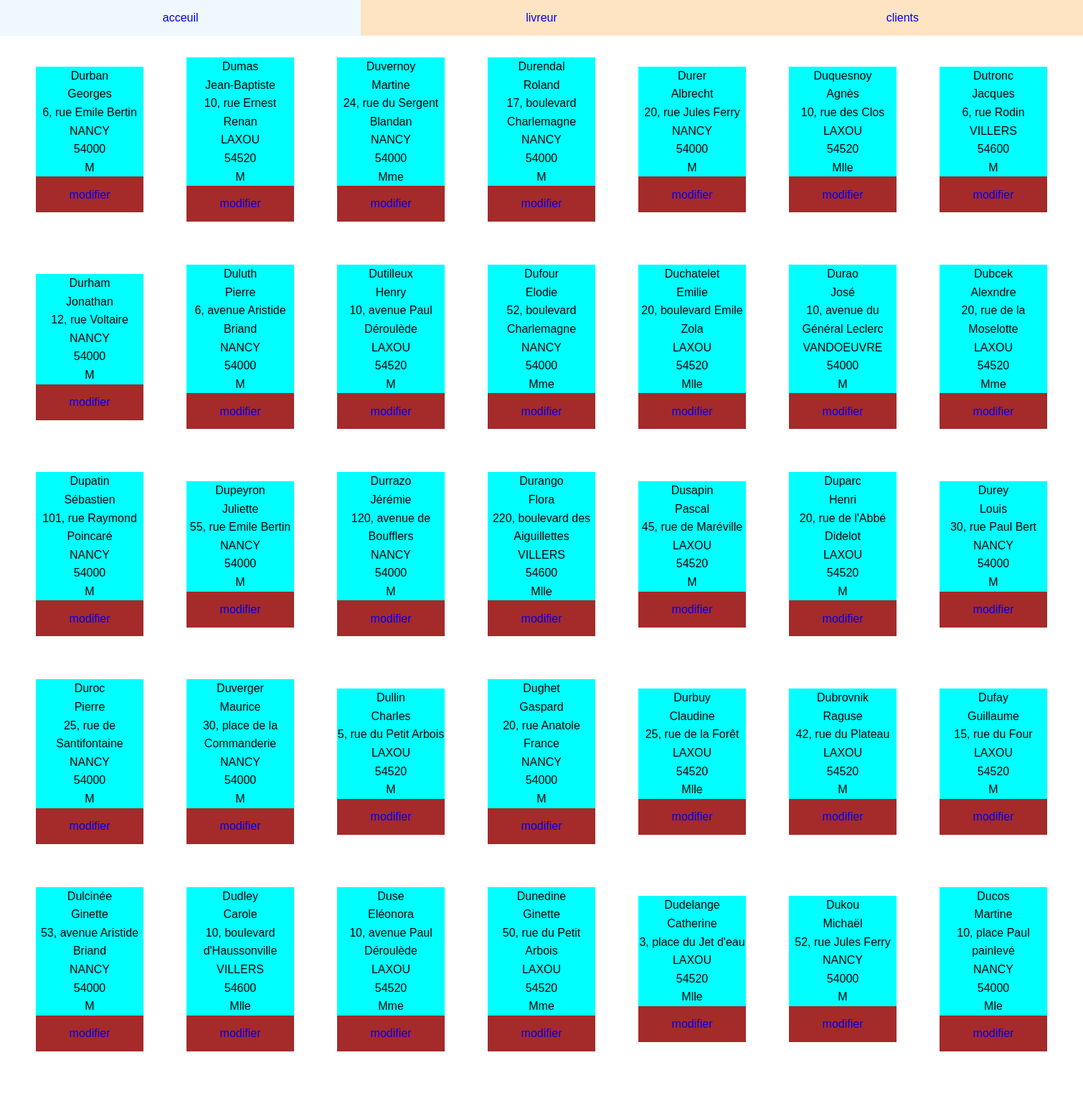
The page /client.php (upper part) on the database its author committed.
### tables this page shows
CREATE TABLE `client` (
  `NROCLIE` int(11) NOT NULL,
  `NOMCLIE` char(20) DEFAULT NULL,
  `PRENOMCLIE` char(20) DEFAULT NULL,
  `ADRESSECLIE` char(50) DEFAULT NULL,
  `VILLECLIE` char(20) DEFAULT NULL,
  `CODEPOSTALCLIE` char(5) DEFAULT NULL,
  `TITRECLIE` char(20) DEFAULT NULL,
  `NROTELCLIE` char(20) DEFAULT NULL
);

### client.php (the view, shortened to what this page needs)
<!DOCTYPE html>
<html lang="en">
<head>
    <link rel="stylesheet" href="./css/style.css">
    <link rel="stylesheet" href="./css/header.css">
    <link rel="stylesheet" href="./css/liste.css">
</head>
<body>
    <header>
        <ul>
            <li><a href="./index.php">acceuil</a></li>
            <li><a href="./livreur.php">livreur</a></li>
            <li><a href="./client.php">clients</a></li>
        </ul>
    </header>
    <main>
        <?php
        include_once("./src/deleteclient.inc.php");
        try {
            $stmt = $_bdd->prepare("SELECT * FROM client");
            $stmt->execute();
            $result = $stmt->fetchAll(PDO::FETCH_ASSOC);
            foreach ($result as $client) {
                echo "
                <section data-uid=" . $client['NROCLIE'] . ">
                    <ul class=\"right\">
                        <li>  <p class=\"nom\">" . $client['NOMCLIE'] . "</p> </li>
                        <li>  <p class=\"prenom\">" . $client['PRENOMCLIE'] . "</p> </li>
                        <li>  <p class=\"adresse\">" . $client['ADRESSECLIE'] . "</p> </li>
                        <li>  <p class=\"ville\">" . $client['VILLECLIE'] . "</p> </li>
                        <li>  <p class=\"code\">" . $client['CODEPOSTALCLIE'] . "</p> </li>
                        <li>  <p class=\"titre\">" . $client['TITRECLIE'] . "</p> </li>
                        <li>  <p class=\"phone\">" . $client['NROTELCLIE'] . "</p> </li>
                    </ul>
                    <a href=\"modifierC.php?NROCLIE=" . $client['NROCLIE'] . "\">modifier</a>
                </section>
            ";
            }
        } catch (Exception $e) {
            echo "Error: " . $e->getMessage();
        }
        ?>
    </main>
</body>
</html>

### css/style.css (style rules this page uses)
html { font-size:62.5%; scroll-behavior:smooth; height: 100vw; }
body { font: 1.6rem 'Montserrat', sans-serif; margin: 0; line-height: 1.6; }
section,figure,h1,h2,h3,h4,h5,h6,ol,p,ul { margin:0; padding:0; list-style:none; }
a { text-decoration:none; }
* { box-sizing:border-box; }
main { display: flex; flex-wrap: wrap; width: 150rem; align-items: center; justify-content: center; margin: 0 auto ; }
main section { margin: 3rem; }

### css/header.css (style rules this page uses)
header ul { display: flex; background-color: bisque; justify-content: space-around; align-items: center; height: 5rem; }
header ul li { display: flex; width: 100%; height: 100%; align-items: center; justify-content: center; transition: 1s; }

### css/liste.css (style rules this page uses)
main section { display: flex; flex-direction: column; background-color: aqua; width: 15rem; height: 100%; justify-content: space-between; text-align: center; }
main section ul { width: 100%; }
main section ul li { width: 100%; }
main section a { display: flex; background-color: brown; height: 5rem; align-items: center; justify-content: center; }

### rows shown on the page
client: NOMCLIE "Durban", PRENOMCLIE "Georges", ADRESSECLIE "6, rue Emile Bertin", VILLECLIE "NANCY", CODEPOSTALCLIE "54000", TITRECLIE "M"
client: NOMCLIE "Dumas", PRENOMCLIE "Jean-Baptiste", ADRESSECLIE "10, rue Ernest Renan", VILLECLIE "LAXOU", CODEPOSTALCLIE "54520", TITRECLIE "M"
client: NOMCLIE "Duvernoy", PRENOMCLIE "Martine", ADRESSECLIE "24, rue du Sergent Blandan", VILLECLIE "NANCY", CODEPOSTALCLIE "54000", TITRECLIE "Mme"
client: NOMCLIE "Durendal", PRENOMCLIE "Roland", ADRESSECLIE "17, boulevard Charlemagne", VILLECLIE "NANCY", CODEPOSTALCLIE "54000", TITRECLIE "M"
client: NOMCLIE "Durer", PRENOMCLIE "Albrecht", ADRESSECLIE "20, rue Jules Ferry", VILLECLIE "NANCY", CODEPOSTALCLIE "54000", TITRECLIE "M"
client: NOMCLIE "Duquesnoy", PRENOMCLIE "Agnès", ADRESSECLIE "10, rue des Clos", VILLECLIE "LAXOU", CODEPOSTALCLIE "54520", TITRECLIE "Mlle"
client: NOMCLIE "Dutronc", PRENOMCLIE "Jacques", ADRESSECLIE "6, rue Rodin", VILLECLIE "VILLERS", CODEPOSTALCLIE "54600", TITRECLIE "M"
client: NOMCLIE "Durham", PRENOMCLIE "Jonathan", ADRESSECLIE "12, rue Voltaire", VILLECLIE "NANCY", CODEPOSTALCLIE "54000", TITRECLIE "M"
client: NOMCLIE "Duluth", PRENOMCLIE "Pierre", ADRESSECLIE "6, avenue Aristide Briand", VILLECLIE "NANCY", CODEPOSTALCLIE "54000", TITRECLIE "M"
client: NOMCLIE "Dutilleux", PRENOMCLIE "Henry", ADRESSECLIE "10, avenue Paul Déroulède", VILLECLIE "LAXOU", CODEPOSTALCLIE "54520", TITRECLIE "M"
client: NOMCLIE "Dufour", PRENOMCLIE "Elodie", ADRESSECLIE "52, boulevard Charlemagne", VILLECLIE "NANCY", CODEPOSTALCLIE "54000", TITRECLIE "Mme"
client: NOMCLIE "Duchatelet", PRENOMCLIE "Emilie", ADRESSECLIE "20, boulevard Emile Zola", VILLECLIE "LAXOU", CODEPOSTALCLIE "54520", TITRECLIE "Mlle"
client: NOMCLIE "Durao", PRENOMCLIE "José", ADRESSECLIE "10, avenue du Général Leclerc", VILLECLIE "VANDOEUVRE", CODEPOSTALCLIE "54000", TITRECLIE "M"
client: NOMCLIE "Dubcek", PRENOMCLIE "Alexndre", ADRESSECLIE "20, rue de la Moselotte", VILLECLIE "LAXOU", CODEPOSTALCLIE "54520", TITRECLIE "Mme"
client: NOMCLIE "Dupatin", PRENOMCLIE "Sébastien", ADRESSECLIE "101, rue Raymond Poincaré", VILLECLIE "NANCY", CODEPOSTALCLIE "54000", TITRECLIE "M"
client: NOMCLIE "Dupeyron", PRENOMCLIE "Juliette", ADRESSECLIE "55, rue Emile Bertin", VILLECLIE "NANCY", CODEPOSTALCLIE "54000", TITRECLIE "M"
client: NOMCLIE "Durrazo", PRENOMCLIE "Jérémie", ADRESSECLIE "120, avenue de Boufflers", VILLECLIE "NANCY", CODEPOSTALCLIE "54000", TITRECLIE "M"
client: NOMCLIE "Durango", PRENOMCLIE "Flora", ADRESSECLIE "220, boulevard des Aiguillettes", VILLECLIE "VILLERS", CODEPOSTALCLIE "54600", TITRECLIE "Mlle"
client: NOMCLIE "Dusapin", PRENOMCLIE "Pascal", ADRESSECLIE "45, rue de Maréville", VILLECLIE "LAXOU", CODEPOSTALCLIE "54520", TITRECLIE "M"
client: NOMCLIE "Duparc", PRENOMCLIE "Henri", ADRESSECLIE "20, rue de l'Abbé Didelot", VILLECLIE "LAXOU", CODEPOSTALCLIE "54520", TITRECLIE "M"
client: NOMCLIE "Durey", PRENOMCLIE "Louis", ADRESSECLIE "30, rue Paul Bert", VILLECLIE "NANCY", CODEPOSTALCLIE "54000", TITRECLIE "M"
client: NOMCLIE "Duroc", PRENOMCLIE "Pierre", ADRESSECLIE "25, rue de Santifontaine", VILLECLIE "NANCY", CODEPOSTALCLIE "54000", TITRECLIE "M"
client: NOMCLIE "Duverger", PRENOMCLIE "Maurice", ADRESSECLIE "30, place de la Commanderie", VILLECLIE "NANCY", CODEPOSTALCLIE "54000", TITRECLIE "M"
client: NOMCLIE "Dullin", PRENOMCLIE "Charles", ADRESSECLIE "5, rue du Petit Arbois", VILLECLIE "LAXOU", CODEPOSTALCLIE "54520", TITRECLIE "M"
client: NOMCLIE "Dughet", PRENOMCLIE "Gaspard", ADRESSECLIE "20, rue Anatole France", VILLECLIE "NANCY", CODEPOSTALCLIE "54000", TITRECLIE "M"
client: NOMCLIE "Durbuy", PRENOMCLIE "Claudine", ADRESSECLIE "25, rue de la Forêt", VILLECLIE "LAXOU", CODEPOSTALCLIE "54520", TITRECLIE "Mlle"
client: NOMCLIE "Dubrovnik", PRENOMCLIE "Raguse", ADRESSECLIE "42, rue du Plateau", VILLECLIE "LAXOU", CODEPOSTALCLIE "54520", TITRECLIE "M"
client: NOMCLIE "Dufay", PRENOMCLIE "Guillaume", ADRESSECLIE "15, rue du Four", VILLECLIE "LAXOU", CODEPOSTALCLIE "54520", TITRECLIE "M"
client: NOMCLIE "Dulcinée", PRENOMCLIE "Ginette", ADRESSECLIE "53, avenue Aristide Briand", VILLECLIE "NANCY", CODEPOSTALCLIE "54000", TITRECLIE "M"
client: NOMCLIE "Dudley", PRENOMCLIE "Carole", ADRESSECLIE "10, boulevard d'Haussonville", VILLECLIE "VILLERS", CODEPOSTALCLIE "54600", TITRECLIE "Mlle"
client: NOMCLIE "Duse", PRENOMCLIE "Eléonora", ADRESSECLIE "10, avenue Paul Déroulède", VILLECLIE "LAXOU", CODEPOSTALCLIE "54520", TITRECLIE "Mme"
client: NOMCLIE "Dunedine", PRENOMCLIE "Ginette", ADRESSECLIE "50, rue du Petit Arbois", VILLECLIE "LAXOU", CODEPOSTALCLIE "54520", TITRECLIE "Mme"
client: NOMCLIE "Dudelange", PRENOMCLIE "Catherine", ADRESSECLIE "3, place du Jet d'eau", VILLECLIE "LAXOU", CODEPOSTALCLIE "54520", TITRECLIE "Mlle"
client: NOMCLIE "Dukou", PRENOMCLIE "Michaël", ADRESSECLIE "52, rue Jules Ferry", VILLECLIE "NANCY", CODEPOSTALCLIE "54000", TITRECLIE "M"
client: NOMCLIE "Ducos", PRENOMCLIE "Martine", ADRESSECLIE "10, place Paul painlevé", VILLECLIE "NANCY", CODEPOSTALCLIE "54000", TITRECLIE "Mle"
